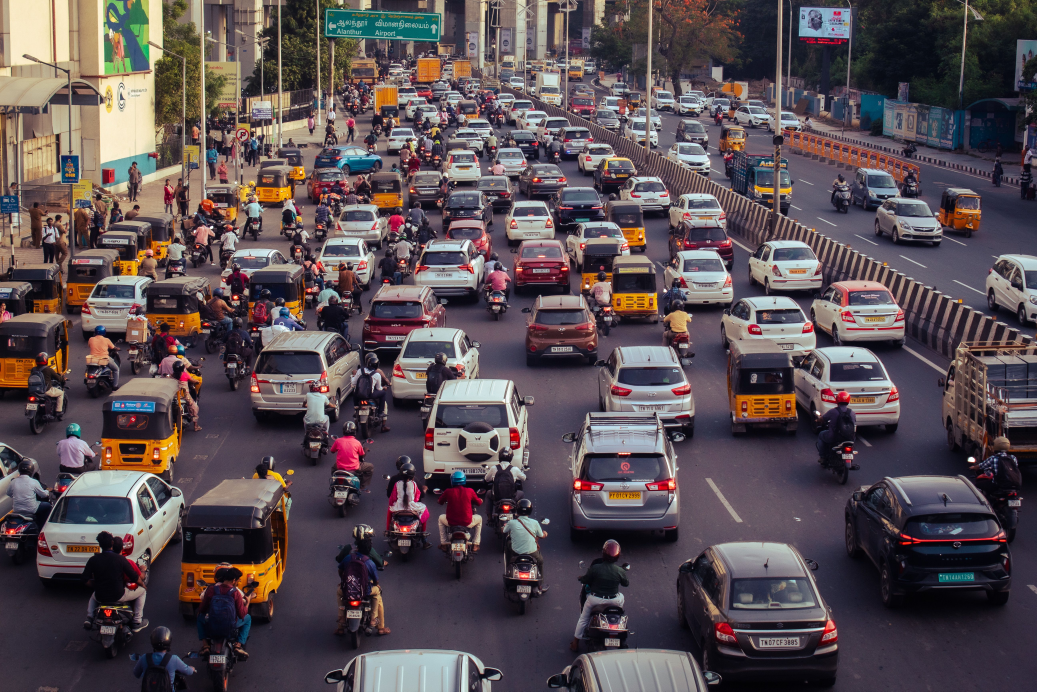
#> input picture data/traffic.jpg, 5184 x 3456 px (shown at 1/5 size)
$ jupyter execute task1_preprocessing.ipynb
#> lines starting #> are read from the running program, lines starting #| are printed output that depends on the picture
[cell 1]
import cv2
import numpy as np
import matplotlib.pyplot as plt
from pathlib import Path

img_path = Path("../data/traffic.jpg")
img = cv2.imread(str(img_path))
#> img is the input picture: shape (3456, 5184, 3); mean B, G, R 82.1, 77.7, 89.3

if img is None:
    raise FileNotFoundError(f"Could not read {img_path.resolve()}")

print("Original shape:", img.shape)
#| Original shape: (3456, 5184, 3)
print("Original dtype:", img.dtype)
#| Original dtype: uint8
print("Original min/max:", img.min(), img.max())
#| Original min/max: 0 255

plt.figure(figsize=(10, 6))
plt.imshow(cv2.cvtColor(img, cv2.COLOR_BGR2RGB))
plt.title(f"Original image — {img.shape[1]}×{img.shape[0]}")
plt.axis("off")
plt.show()

[cell 2]
def letterbox(img, new_shape=(640, 640), color=(114, 114, 114)):
    """Resize with aspect ratio preserved and pad to new_shape."""
#> called with new_shape = (640, 640), color = (114, 114, 114)
    shape = img.shape[:2]
#> shape = (3456, 5184)
    r = min(new_shape[0] / shape[0], new_shape[1] / shape[1])
#> r = 0.123
    new_unpad = (int(round(shape[1] * r)), int(round(shape[0] * r)))
#> new_unpad = (640, 427)
    dw = new_shape[1] - new_unpad[0]
#> dw = 0
    dh = new_shape[0] - new_unpad[1]
#> dh = 213
    dw //= 2
    dh //= 2
#> dh = 106
    if shape[::-1] != new_unpad:
        img = cv2.resize(img, new_unpad, interpolation=cv2.INTER_LINEAR)
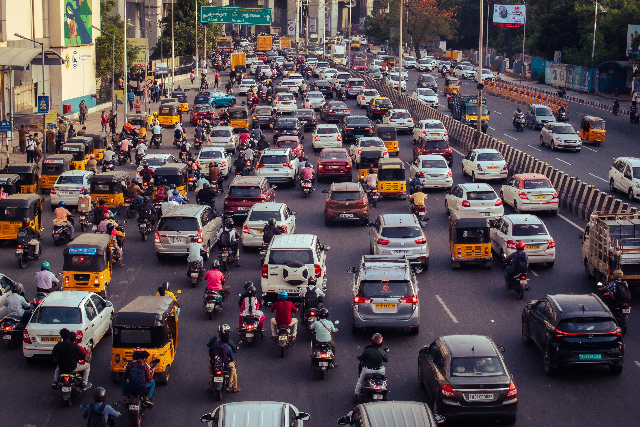
#> img: shape (427, 640, 3); mean of channels 0, 1, 2 81.9, 77.5, 89.1; drawn as B, G, R
    img = cv2.copyMakeBorder(img, dh, dh, dw, dw,
                             cv2.BORDER_CONSTANT, value=color)
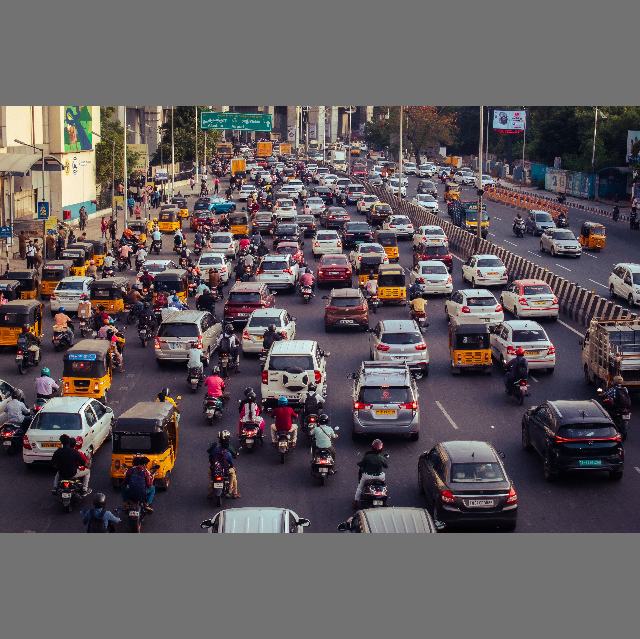
#> img: shape (639, 640, 3); mean of channels 0, 1, 2 92.6, 89.6, 97.4; drawn as B, G, R
    return img

resized = letterbox(img, (640, 640))
print("Resized shape:", resized.shape)
#| Resized shape: (639, 640, 3)

plt.figure(figsize=(8, 8))
plt.imshow(cv2.cvtColor(resized, cv2.COLOR_BGR2RGB))
plt.title(f"Letterboxed — {resized.shape[1]}×{resized.shape[0]}")
plt.axis("off")
plt.show()

[cell 3]
def letterbox(img, new_shape=(640, 640), color=(114, 114, 114)):
    """Resize with aspect ratio preserved and pad to new_shape."""
#> called with new_shape = (640, 640), color = (114, 114, 114)
    shape = img.shape[:2]
#> shape = (3456, 5184)
    r = min(new_shape[0] / shape[0], new_shape[1] / shape[1])
#> r = 0.123
    new_unpad = (int(round(shape[1] * r)), int(round(shape[0] * r)))
#> new_unpad = (640, 427)
    dw = new_shape[1] - new_unpad[0]
#> dw = 0
    dh = new_shape[0] - new_unpad[1]
#> dh = 213
    dw //= 2
    dh //= 2
    if shape[::-1] != new_unpad:
        img = cv2.resize(img, new_unpad, interpolation=cv2.INTER_LINEAR)
    img = cv2.copyMakeBorder(img, dh, dh, dw, dw,
                             cv2.BORDER_CONSTANT, value=color)
    return img

resized = letterbox(img, (640, 640))
print("Resized shape:", resized.shape)
#| Resized shape: (639, 640, 3)
print(resized)
#> (printed output is left out)

[cell 4]
normalized = resized.astype(np.float32) / 255.0
print("Normalized dtype:", normalized.dtype)
#| Normalized dtype: float32
print("Normalized shape:", normalized.shape)
#| Normalized shape: (639, 640, 3)
print("Normalized min/max:", normalized.min(), normalized.max())
#| Normalized min/max: 0.0 1.0

[cell 5]
fig, axes = plt.subplots(1, 2, figsize=(14, 6))

axes[0].imshow(cv2.cvtColor(img, cv2.COLOR_BGR2RGB))
axes[0].set_title(f"Original ({img.shape[1]}×{img.shape[0]})")
axes[0].set_xlabel("Width (px)")
axes[0].set_ylabel("Height (px)")

axes[1].imshow(cv2.cvtColor(resized, cv2.COLOR_BGR2RGB))
axes[1].set_title(f"Preprocessed ({resized.shape[1]}×{resized.shape[0]})")
axes[1].set_xlabel("Width (px)")
axes[1].set_ylabel("Height (px)")

plt.tight_layout()
plt.savefig("../outputs/task1_preprocessing.png", dpi=150)
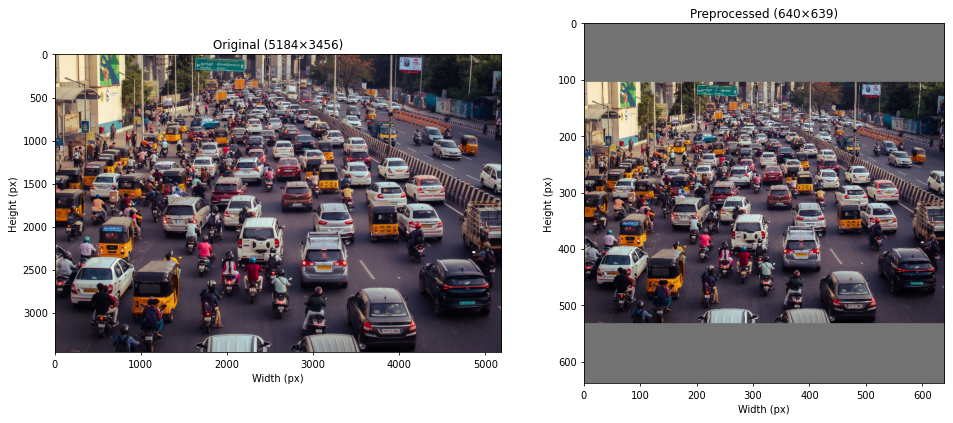
#> figure drawn by matplotlib, 2 panels
plt.show()
print("Saved: outputs/task1_preprocessing.png")

$ run again, with data/pexels-cottonbro-6502019.jpg copied over data/traffic.jpg
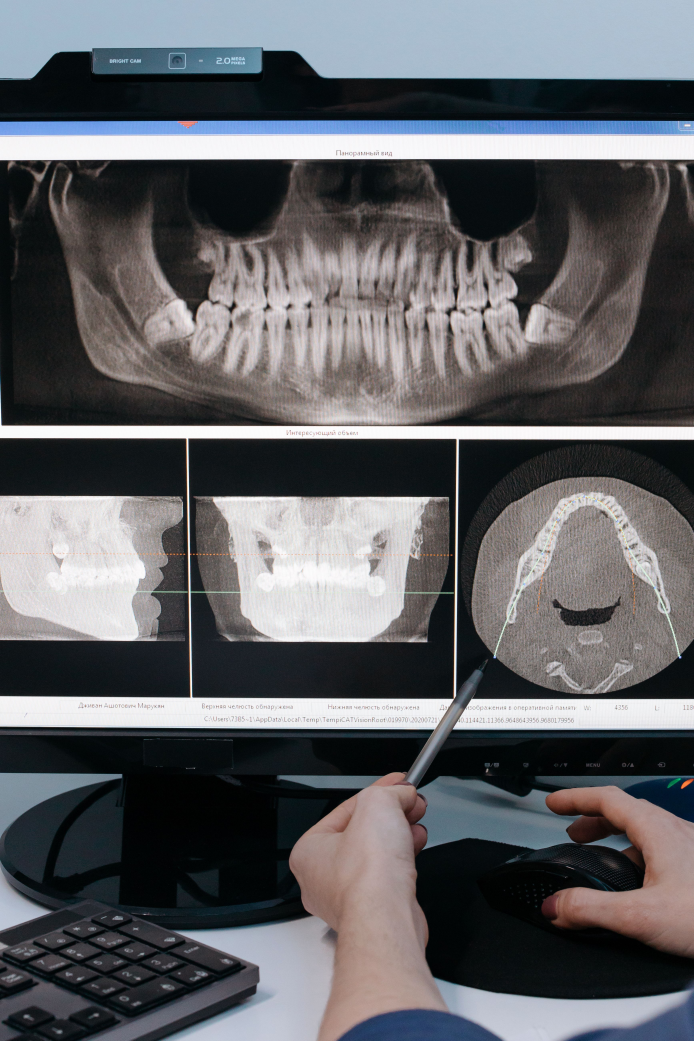
#> input picture data/pexels-cottonbro-6502019.jpg, 3469 x 5204 px (shown at 1/5 size)
#> img is the input picture: shape (5204, 3469, 3); mean B, G, R 99.6, 96.1, 95.3
#| Original shape: (5204, 3469, 3)
#| Original dtype: uint8
#| Original min/max: 0 255
#> in letterbox, `img = cv2.copyMakeBorder(img, dh, dh, dw, dw, cv2.BORDER_CONSTANT, val..`:
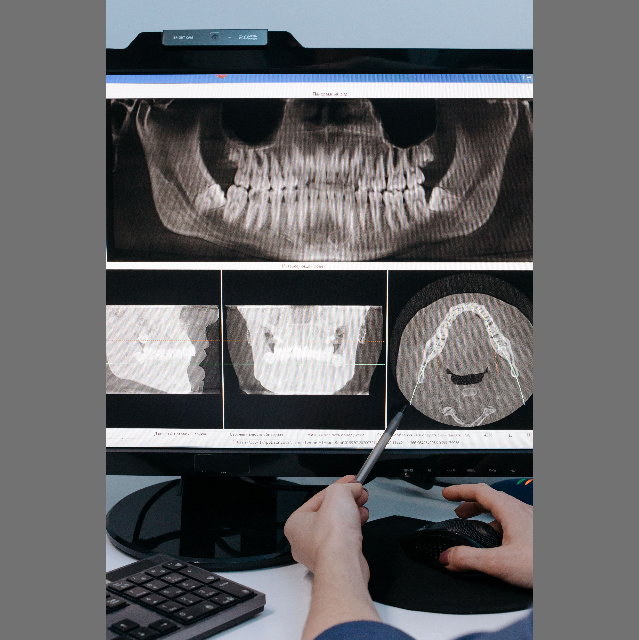
#> img: shape (640, 639, 3); mean of channels 0, 1, 2 104.3, 102, 101.4; drawn as B, G, R
#| Resized shape: (640, 639, 3)
#| Resized shape: (640, 639, 3)
#> (printed output is left out)
#| Normalized dtype: float32
#| Normalized shape: (640, 639, 3)
#| Normalized min/max: 0.0 1.0
#> `plt.savefig("../outputs/task1_preprocessing.png", dpi=150)`:
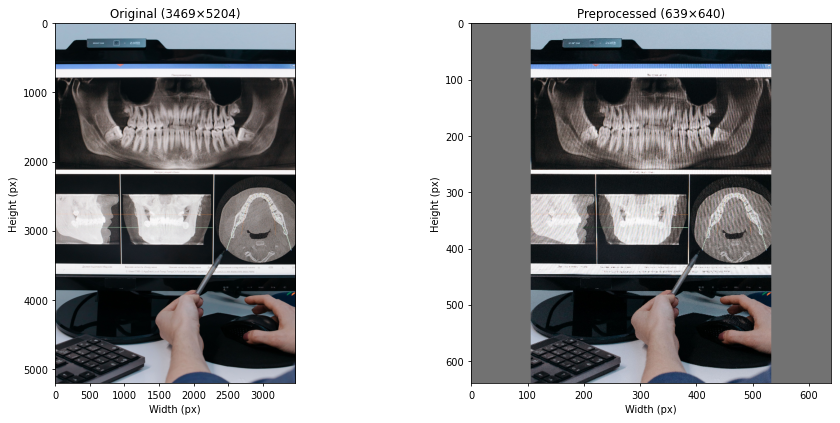
#> figure drawn by matplotlib, 2 panels

$ run again, with data/pexels-optical-chemist-340351297-35803219.jpg copied over data/traffic.jpg
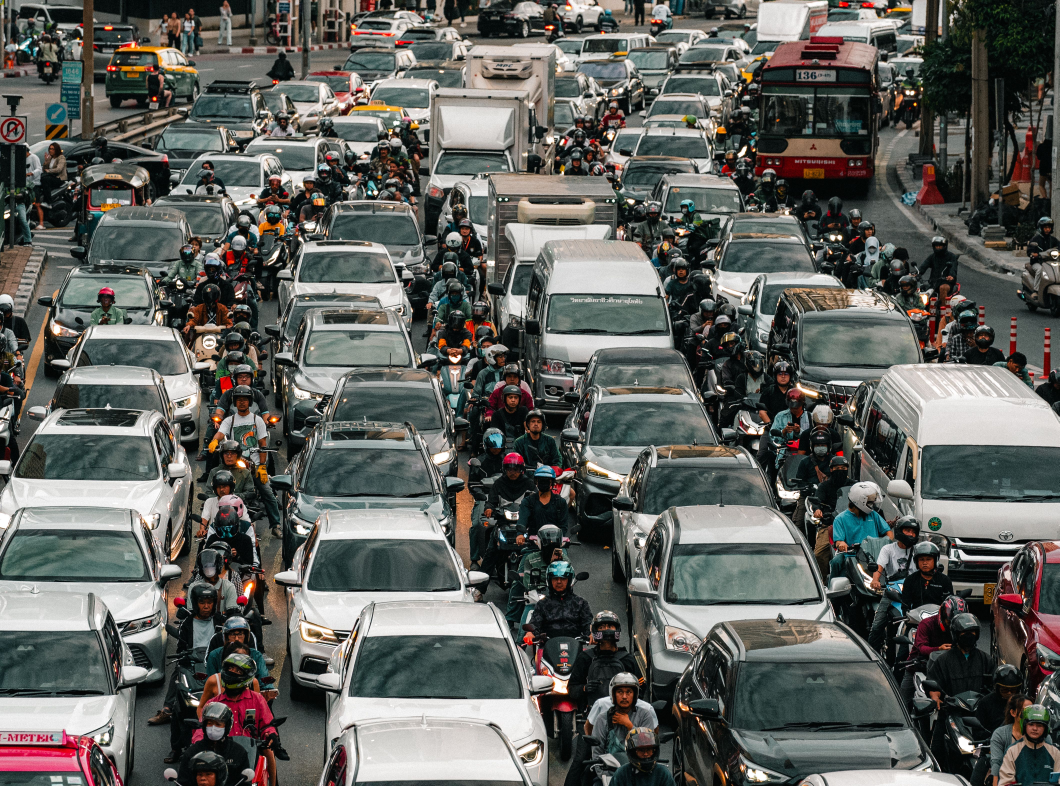
#> input picture data/pexels-optical-chemist-340351297-35803219.jpg, 4237 x 3144 px (shown at 1/4 size)
#> img is the input picture: shape (3144, 4237, 3); mean B, G, R 92.3, 96.4, 95.2
#| Original shape: (3144, 4237, 3)
#| Original dtype: uint8
#| Original min/max: 0 255
#> in letterbox, `img = cv2.copyMakeBorder(img, dh, dh, dw, dw, cv2.BORDER_CONSTANT, val..`:
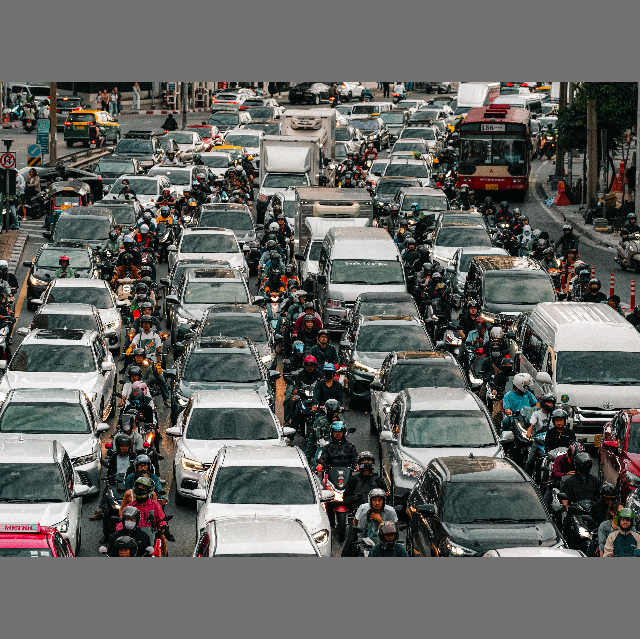
#> img: shape (639, 640, 3); mean of channels 0, 1, 2 97.8, 100.8, 99.9; drawn as B, G, R
#| Resized shape: (639, 640, 3)
#| Resized shape: (639, 640, 3)
#> (printed output is left out)
#| Normalized dtype: float32
#| Normalized shape: (639, 640, 3)
#| Normalized min/max: 0.0 1.0
#> `plt.savefig("../outputs/task1_preprocessing.png", dpi=150)`:
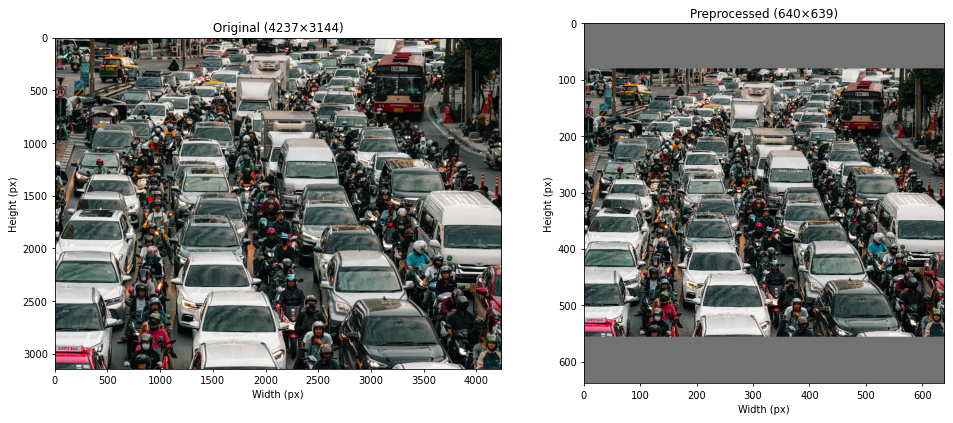
#> figure drawn by matplotlib, 2 panels

$ run again, with data/pexels-pamanjoe-18622859.jpg copied over data/traffic.jpg
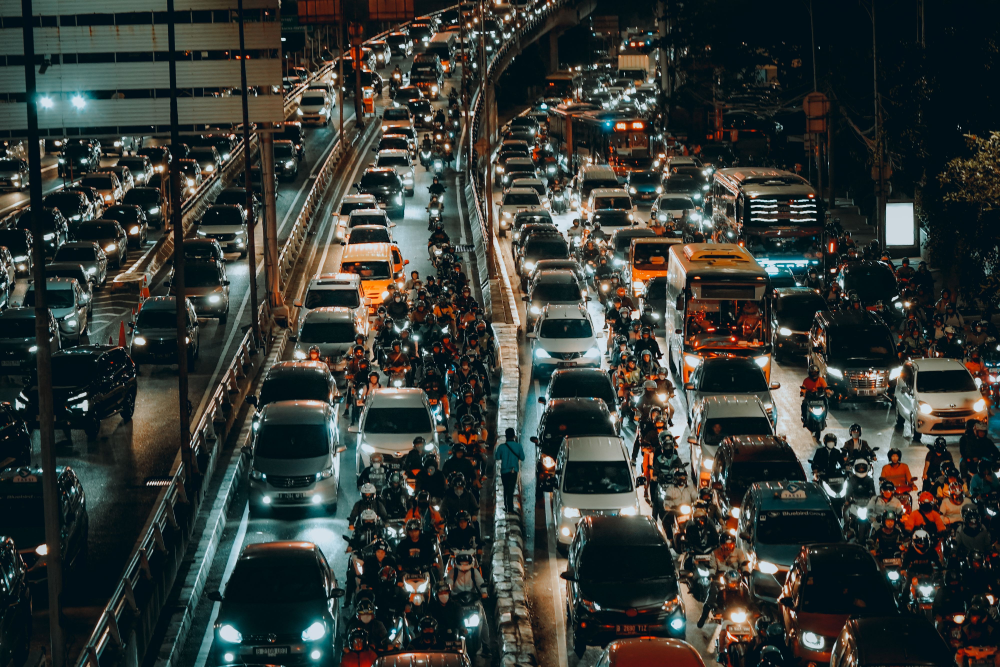
#> input picture data/pexels-pamanjoe-18622859.jpg, 4000 x 2667 px (shown at 1/4 size)
#> img is the input picture: shape (2667, 4000, 3); mean B, G, R 53.9, 57.8, 52.9
#| Original shape: (2667, 4000, 3)
#| Original dtype: uint8
#| Original min/max: 0 255
#> in letterbox, `img = cv2.copyMakeBorder(img, dh, dh, dw, dw, cv2.BORDER_CONSTANT, val..`:
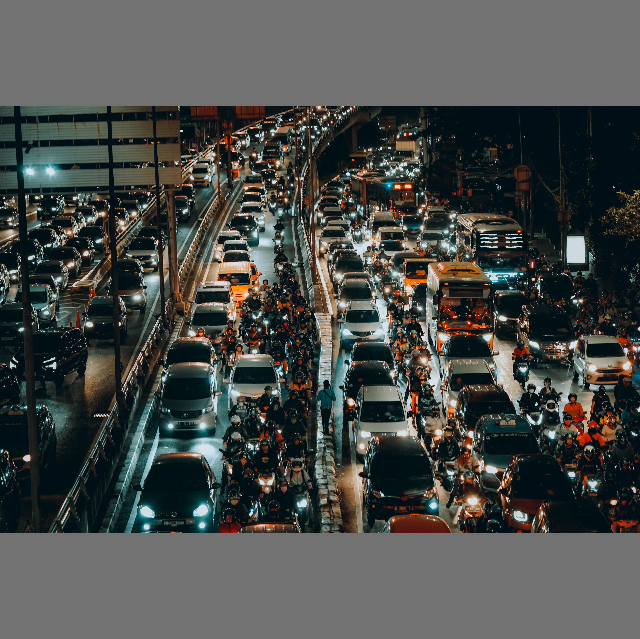
#> img: shape (639, 640, 3); mean of channels 0, 1, 2 73.8, 76.4, 73.1; drawn as B, G, R
#| Resized shape: (639, 640, 3)
#| Resized shape: (639, 640, 3)
#> (printed output is left out)
#| Normalized dtype: float32
#| Normalized shape: (639, 640, 3)
#| Normalized min/max: 0.0 1.0
#> `plt.savefig("../outputs/task1_preprocessing.png", dpi=150)`:
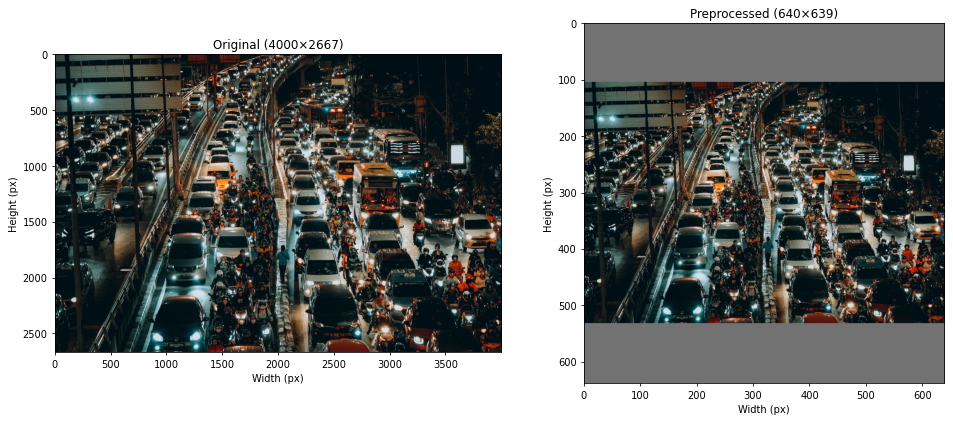
#> figure drawn by matplotlib, 2 panels
